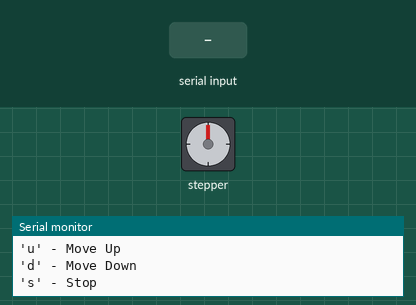
Simulated run of this sketch. Board: Arduino Uno, built with avr-gcc and run on an emulated ATmega328P. Shown: stepper motor, the last lines printed to the serial monitor. Wiring (inferred from the names in the program): stepper motor driver (200 steps per turn assumed): step pin 12; direction pin 14; enable pin 13. The test bench sets the inputs (shaded band).

Above: at 1.2 s.
1.3 s: "u" received over Serial
At 2.0 s:
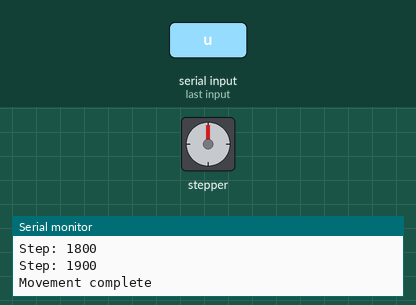
3.0 s: "d" received over Serial
At 4.5 s:
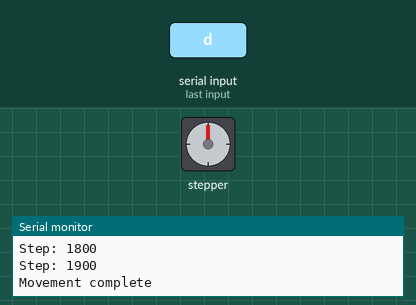
Timing chart, 0 to 6.0 s (numbered marks = the images above; inputs shaded):
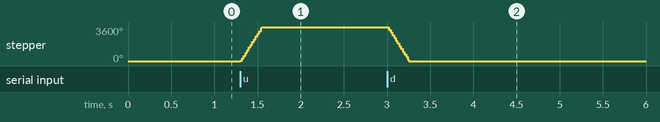

The sketch:

stepper_control.ino
```cpp
#include <Arduino.h>

// Define pins
// #define STEP_PIN 12        // Step pin of stepper driver
// #define DIR_PIN 14         // Direction pin of stepper driver
// #define ENABLE_PIN 13      // Enable pin of stepper driver
#define STEP_PIN 12
#define DIR_PIN 14
#define ENABLE_PIN 13
//#define SLOT_LIMIT_SWITCH 2
// Movement parameters
#define STEP_DELAY 50     // Microseconds between steps (lower = faster rotation)
#define STEPS_TO_MOVE 2000 // Number of steps to move

// Direction control
bool moveUpward = true;    // Direction flag: true = up, false = down

void setup() {
  // Initialize serial communication
  Serial.begin(115200);
  Serial.println("Stepper Motor Direction Control");

  // Configure pins
  pinMode(STEP_PIN, OUTPUT);
  pinMode(DIR_PIN, OUTPUT);
  pinMode(ENABLE_PIN, OUTPUT);

  // Ensure motor is initially stopped
  digitalWrite(ENABLE_PIN, HIGH); // Disable driver (most drivers are active LOW)

  // Print instructions
  Serial.println("Send commands:");
  Serial.println("'u' - Move Up");
  Serial.println("'d' - Move Down");
  Serial.println("'s' - Stop");
}

void loop() {
  // Check for serial commands
  if (Serial.available() > 0) {
    char command = Serial.read();

    if (command == 'u' || command == 'U') {
      moveUpward = true;
      Serial.println("Moving UP");
      moveMotor(STEPS_TO_MOVE, moveUpward);
      digitalWrite(ENABLE_PIN, HIGH); // Disable driver after movement
    }
    else if (command == 'd' || command == 'D') {
      moveUpward = false;
      Serial.println("Moving DOWN");
      moveMotor(STEPS_TO_MOVE, moveUpward);
      digitalWrite(ENABLE_PIN, HIGH); // Disable driver after movement
    }
    else if (command == 's' || command == 'S') {
      Serial.println("Stopping motor");
      digitalWrite(ENABLE_PIN, HIGH); // Disable driver
    }
  }
  else {
    digitalWrite(ENABLE_PIN, LOW); // Ensure driver is disabled when no command is received
  }
}

// Function to move the motor in a specified direction
void moveMotor(int steps, bool upDirection) {
  Serial.print("Moving motor ");
  Serial.print(upDirection ? "UP" : "DOWN");
  Serial.print(" for ");
  Serial.print(steps);
  Serial.println(" steps");

  // Enable the stepper driver
  digitalWrite(ENABLE_PIN, LOW);

  // Set direction pin based on desired direction
  // NOTE: You might need to invert this logic based on your motor configuration
  digitalWrite(DIR_PIN, upDirection ? HIGH : LOW);

  // Move the specified number of steps
  for (int i = 0; i < steps; i++) {
    // Generate a pulse on the step pin
    digitalWrite(STEP_PIN, HIGH);
    delayMicroseconds(STEP_DELAY);
    digitalWrite(STEP_PIN, LOW);
    delayMicroseconds(STEP_DELAY);

    // Print progress every 100 steps
    if (i % 100 == 0) {
      Serial.print("Step: ");
      Serial.println(i);
    }
  }

  Serial.println("Movement complete");
}
```

Measured:
- after the input at 1.3 s, stepper: turns 3600° clockwise in 0.25 s, starting at once
- after the input at 3.0 s, stepper: turns 3600° counter-clockwise in 0.25 s, starting at once
